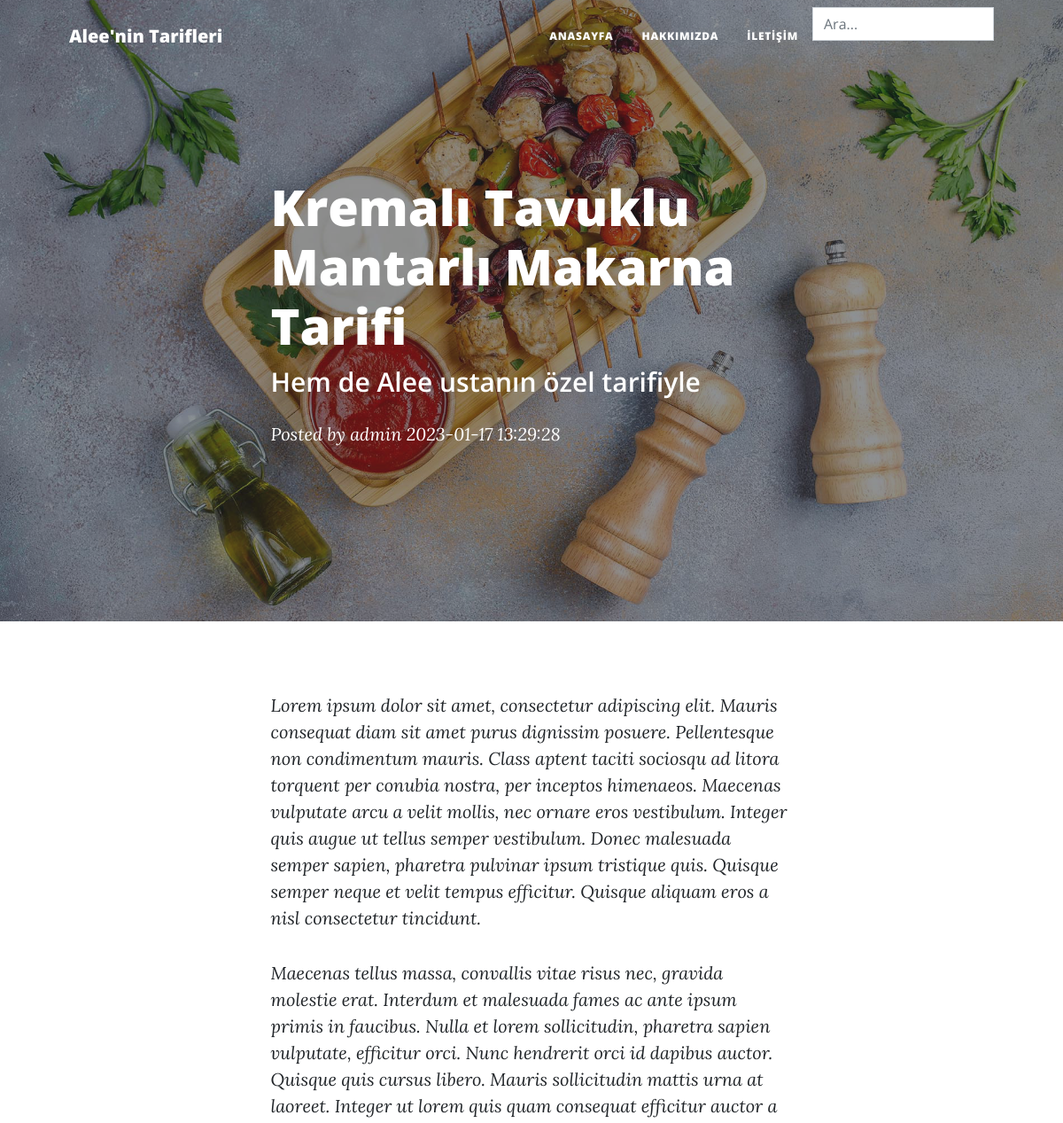
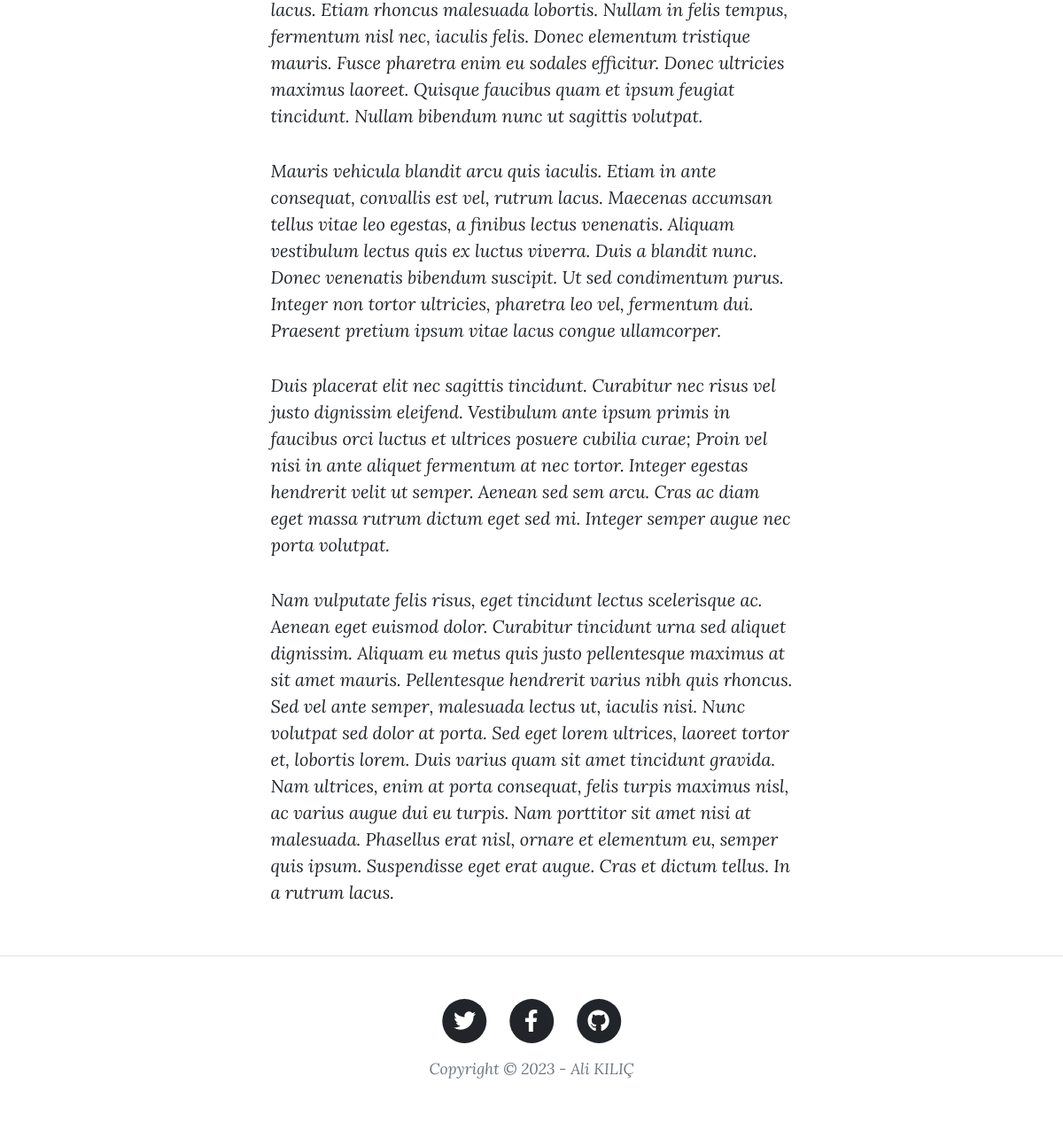
Screenshot of /blog-detay.php?id=5 with the database file from the repository (2 pictures, top to bottom).
### tables this page shows
CREATE TABLE `blog` (
  `id` int NOT NULL,
  `baslik` varchar(100) NOT NULL,
  `alt_baslik` varchar(255) NOT NULL,
  `aciklama` text NOT NULL,
  `tarih` datetime NOT NULL DEFAULT CURRENT_TIMESTAMP,
  `aktif` int NOT NULL DEFAULT '0'
);

### blog-detay.php (the view, shortened to what this page needs)
<?php
require_once 'admin/pages/inc-functions.php';
@$id = intval($_GET["id"]);
$cek = $db->prepare("SELECT * FROM blog WHERE id = :id LIMIT 1");
$cek->bindValue("id", $id, PDO::PARAM_INT);
$cek->execute();
$row = $cek->fetch(PDO::FETCH_ASSOC);
?>
<!DOCTYPE html>
<html lang="en">
    <head>
        <link href="css/styles.css" rel="stylesheet" />
    </head>
    <body>
        <?php require 'includes/inc-menu.php'; ?>
        <header class="masthead" style="background-image: url('assets/img/post-bg.jpg')">
            <div class="container position-relative px-4 px-lg-5">
                <div class="row gx-4 gx-lg-5 justify-content-center">
                    <div class="col-md-10 col-lg-8 col-xl-7">
                        <div class="post-heading">
                            <h1><?= $row["baslik"] ?></h1>
                            <h2 class="subheading"><?= $row["alt_baslik"] ?></h2>
                            <span class="meta">
                                Posted by
                                <a href="#!">admin</a>
                                <?= $row["tarih"] ?>
                            </span>
                        </div>
                    </div>
                </div>
            </div>
        </header>
        <article class="mb-4">
            <div class="container px-4 px-lg-5">
                <div class="row gx-4 gx-lg-5 justify-content-center">
                    <div class="col-md-10 col-lg-8 col-xl-7">
                        <?= htmlspecialchars_decode($row["aciklama"]) ?>
                    </div>
                </div>
            </div>
        </article>
        <?php require 'includes/inc-footer.php'; ?>
    </body>
</html>

### rows the page displays
blog: baslik "Kremalı Tavuklu Mantarlı Makarna Tarifi", alt_baslik "Hem de Alee ustanın özel tarifiyle", tarih "2023-01-17 13:29:28", aciklama "Lorem ipsum dolor sit amet, consectetur adipiscing elit. Mauris consequat diam sit amet purus dignissim posuere. Pellentesque non condimentum mauris. Class aptent taciti sociosqu ad litora torquent per conubia nostra, per inceptos himenaeos. Maecenas vulputate arcu a velit mollis, nec ornare eros vestibulum. Integer quis augue ut tellus semper vestibulum. Donec malesuada semper sapien, pharetra pulvinar ipsum tristique quis. Quisque semper neque et velit tempus efficitur. Quisque aliquam eros a nisl consectetur tincidunt. Maecenas tellus massa, convallis vitae risus nec, gravida molestie erat. Interdum et malesuada fames ac ante ipsum primis in faucibus. Nulla et lorem sollicitudin,…"
